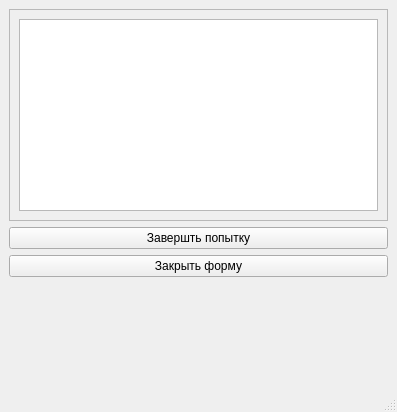
<?xml version="1.0" encoding="UTF-8"?>
<ui version="4.0">
 <class>TrainingForm</class>
 <widget class="QMainWindow" name="TrainingForm">
  <property name="geometry">
   <rect>
    <x>0</x>
    <y>0</y>
    <width>397</width>
    <height>412</height>
   </rect>
  </property>
  <property name="cursor">
   <cursorShape>ArrowCursor</cursorShape>
  </property>
  <property name="mouseTracking">
   <bool>true</bool>
  </property>
  <property name="windowTitle">
   <string>MainWindow</string>
  </property>
  <widget class="QWidget" name="centralwidget">
   <layout class="QHBoxLayout" name="horizontalLayout">
    <item>
     <layout class="QGridLayout" name="gridLayout">
      <item row="3" column="0">
       <spacer name="verticalSpacer">
        <property name="orientation">
         <enum>Qt::Vertical</enum>
        </property>
        <property name="sizeHint" stdset="0">
         <size>
          <width>20</width>
          <height>40</height>
         </size>
        </property>
       </spacer>
      </item>
      <item row="1" column="0">
       <widget class="QPushButton" name="butt_end_try">
        <property name="text">
         <string>Завершть попытку</string>
        </property>
       </widget>
      </item>
      <item row="0" column="0">
       <widget class="QScrollArea" name="scrollArea">
        <property name="widgetResizable">
         <bool>true</bool>
        </property>
        <widget class="QWidget" name="scrollAreaWidgetContents_2">
         <property name="geometry">
          <rect>
           <x>0</x>
           <y>0</y>
           <width>375</width>
           <height>210</height>
          </rect>
         </property>
         <layout class="QVBoxLayout" name="verticalLayout_3">
          <item>
           <widget class="QListView" name="listView"/>
          </item>
         </layout>
        </widget>
       </widget>
      </item>
      <item row="2" column="0">
       <widget class="QPushButton" name="butt_close">
        <property name="text">
         <string>Закрыть форму</string>
        </property>
       </widget>
      </item>
     </layout>
    </item>
   </layout>
  </widget>
  <widget class="QMenuBar" name="menubar">
   <property name="geometry">
    <rect>
     <x>0</x>
     <y>0</y>
     <width>397</width>
     <height>21</height>
    </rect>
   </property>
  </widget>
  <widget class="QStatusBar" name="statusbar"/>
 </widget>
 <resources/>
 <connections/>
</ui>
